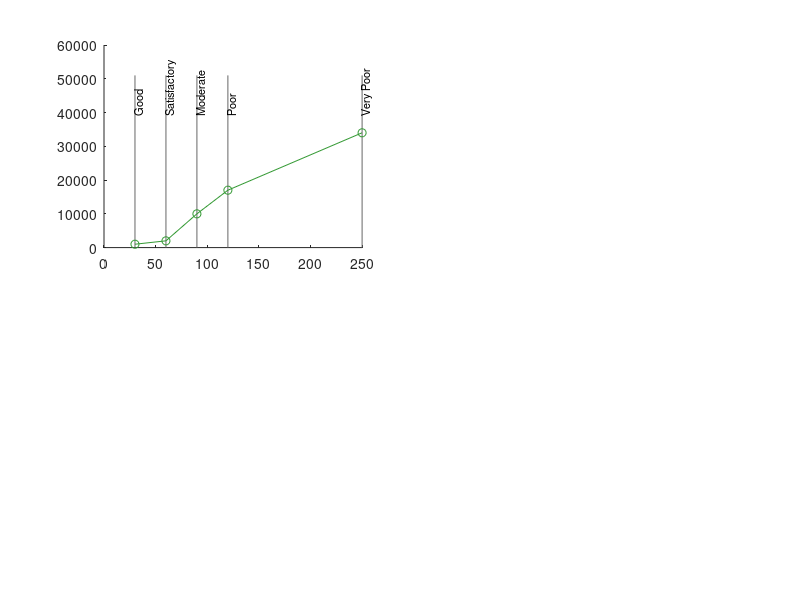

Source code (MATLAB): (Note: this script raises an error after producing the figure.)
function [a_co, a_no2, a_o3] = tox()

%toxicity table pm2.5 co no2 o3
c = [30, 60, 90, 120, 250; 
    1000, 2000, 10000, 17000, 34000; 
    40, 80, 180, 280, 400; 
    50, 100, 168, 208, 748];


a_co = c(1,:)'\c(2,:)'
a_no2 = c(1,:)'\c(3,:)'
a_o3 = c(1,:)'\c(4,:)'
rate = {'Good';'Satisfactory';'Moderate';'Poor';'Very Poor'};


figure('units','normalized','outerposition',[0 0 1 1])
subplot(2,2,1)
y0 = [0 1.5 * max(c(2,:))];

for m = 1:5
        x0 = [c(1,m) c(1,m)];
       
            line(x0, y0,'Color',[.4 .4 .4]);

       
            t = text(c(1,m)+3,y0(1) + y0(2)/1.3,rate{m},'HorizontalAlignment','left','FontSize',8);
       set(t,'Rotation',90);
            hold on
end


x1 = 0:320;
%y1 = polyval(pol_co,x1);
p1 = plot(c(1,:),c(2,:),'-o','Color',[0.2 0.6 0.2]);
p1.LineWidth = 1.5;
hold on
p2 = plot(x1,a_co*x1,'-','Color',[0.2 0.2 0.6]);
p2.LineWidth = 1.5;

xlabel('Conc. of Pm2.5 (micro. g / cu. m)')
ylabel('Conc. of CO (micro. g / cu. m)')
legend([p1 p2],'Actualy','Approx.');
title(strcat('CO vs. pm2.5 Toxicity Relation (slope =',{' '},num2str(a_co),')'));
hold off%-------------------------------------------------------------------


subplot(2,2,2)
y0 = [0 1.5 * max(c(3,:))];

for m = 1:5
        x0 = [c(1,m) c(1,m)];
       
            line(x0, y0,'Color',[.4 .4 .4]);

       
            t = text(c(1,m)+3,y0(1) + y0(2)/1.3,rate{m},'HorizontalAlignment','left','FontSize',8);
       set(t,'Rotation',90);
            hold on
end


x1 = 0:320;
%y1 = polyval(pol_co,x1);
p1 = plot(c(1,:),c(3,:),'-o','Color',[0.2 0.6 0.2]);
p1.LineWidth = 1.5;
hold on
p2 = plot(x1,a_no2*x1,'-','Color',[0.2 0.2 0.6]);
p2.LineWidth = 1.5;

xlabel('Conc. of Pm2.5 (micro. g / cu. m)')
ylabel('Conc. of NO2 (micro. g / cu. m)')
legend([p1 p2],'Actualy','Approx.');
title(strcat('NO2 vs. pm2.5 Toxicity Relation (slope =',{' '},num2str(a_no2),')'));
hold off%-------------------------------------------------------------------

subplot(2,2,3)
y0 = [0 1.5 * max(c(4,:))];

for m = 1:5
        x0 = [c(1,m) c(1,m)];
       
            line(x0, y0,'Color',[.4 .4 .4]);

       
            t = text(c(1,m)+3,y0(1) + y0(2)/1.3,rate{m},'HorizontalAlignment','left','FontSize',8);
       set(t,'Rotation',90);
            hold on
end


x1 = 0:320;
%y1 = polyval(pol_co,x1);
p1 = plot(c(1,:),c(4,:),'-o','Color',[0.2 0.6 0.2]);
p1.LineWidth = 1.5;
hold on
p2 = plot(x1,a_o3*x1,'-','Color',[0.2 0.2 0.6]);
p2.LineWidth = 1.5;

xlabel('Conc. of Pm2.5 (micro. g / cu. m)')
ylabel('Conc. of O3 (micro. g / cu. m)')
legend([p1 p2],'Actualy','Approx.');
title(strcat('O3 vs. pm2.5 Toxicity Relation (slope =',{' '},num2str(a_o3),')'));
hold off%-------------------------------------------------------------------


saveas(gcf,'Toxicity Relation.jpeg');



%c = [40,80,180,280,400]; %edit no2
%c = [30,60,90,120,250]; %edit pm2.5
%c = [50,100,250,350,430]; %edit pm10
%c = [40,80,380,800,1600]; %edit so2
%c = [50,100,168,208,748]; %edit o3
%c = [1,2,10,17,34] * 1000; %edit co

%}

end